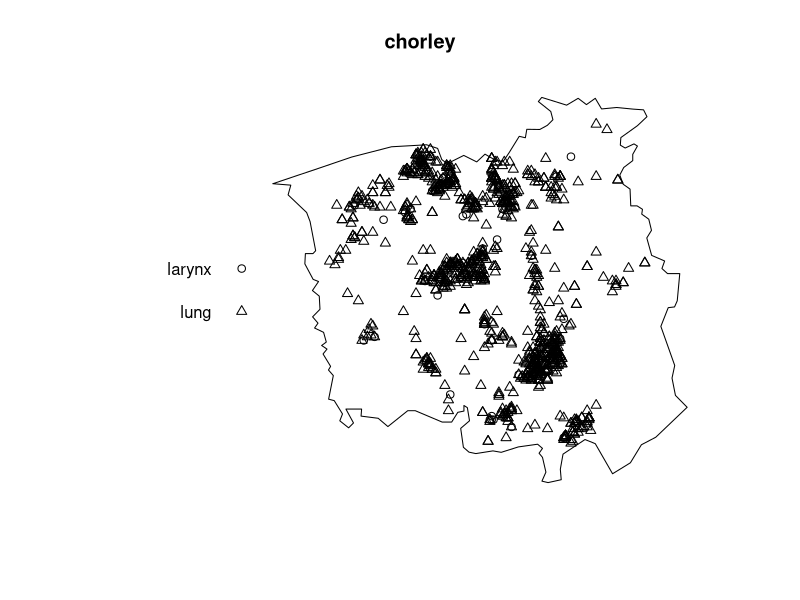
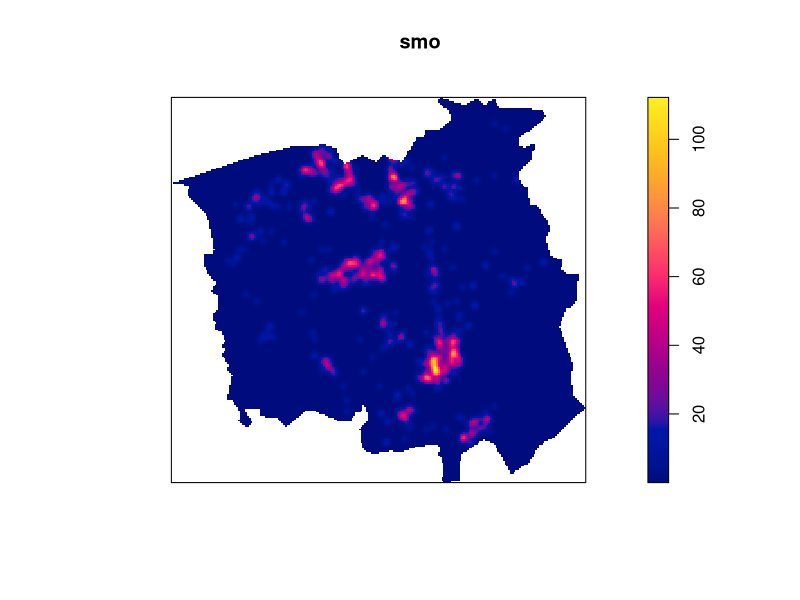

Write R code to recreate these figures, in order.
## ---- chunk 1
knitr::opts_chunk$set(echo = TRUE)
## ---- chunk 2
library(spatstat)
## ---- chunk 3
plot(chorley)
summary(chorley)
## ---- chunk 4
S <- split(chorley)
larynx <- S$larynx # cases
lung <- S$lung # controls
## ---- chunk 5
smo <- density(lung, sigma = 0.15, eps = 0.1, positive = TRUE)
plot(smo)
## ---- chunk 6
smo <- eval.im(pmax(smo, 1e-10))
## ---- chunk 7
# Finding rho
ppm(larynx ~ offset(log(smo)))
## ---- chunk 8
Q <- quadscheme(larynx, eps = 0.1)
## ---- chunk 9
chorley0fit <- ppm(Q ~ offset(log(smo)))
chorley0fit
## ---- chunk 10
d2incin <- function(x, y, xincin = 354.5, yincin = 413.6) {
  (x - xincin)^2 + (y - yincin)^2
}
## ---- chunk 11
raisin <- function(x, y, alpha, beta) {
  1 + alpha * exp(-beta * d2incin(x, y))
}
## ---- chunk 12
chorleyDfit <- ippm(Q ~ offset(log(smo) + log(raisin)),
  start = list(alpha = 5, beta = 1)
)
## ---- chunk 13
chorleyDfit
## ---- chunk 14
anova(chorley0fit, chorleyDfit, test = "LRT")
## ---- chunk 15
incin <- as.ppp(chorley.extra$incin, W = Window(chorley))
dincin <- distfun(incin)
Q <- quadscheme.logi(larynx, lung)
fit <- ppm(Q ~ dincin, method = "logi")
## ---- chunk 16
fit
